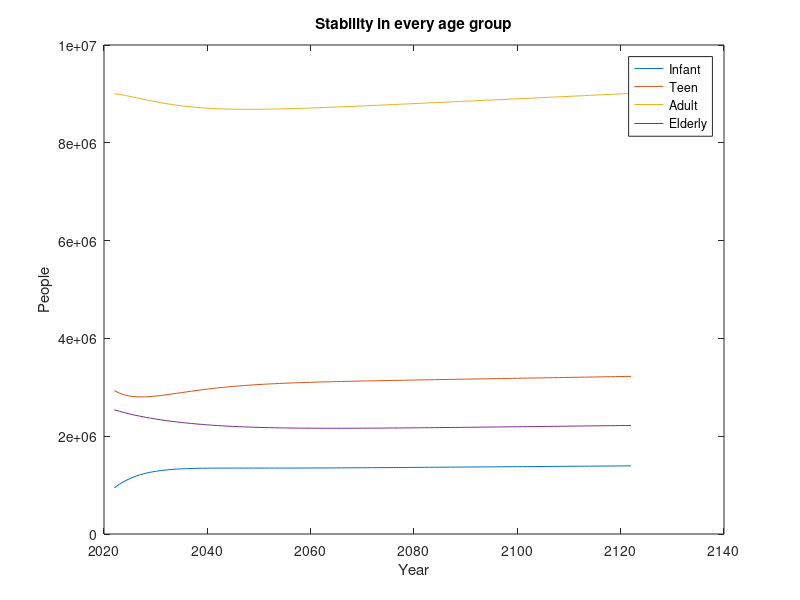

Write the MATLAB code that produced this figure.
b = 2.6; 
dc = 0.1; 
da = 0.1; 
N1= 943187;
N2 = 2932312;
N3 = 9005069;
N4 = 2539419;
N = [N1; N2; N3; N4];

L = [ (1 - dc/100)*5/6, 0, b/100, 0; (1 - dc/100)*1/6, 13/14, 0, 0; 0, 1/14, 39/40, 0; 0, 0, 1/40, (1 - da/100)*9/10 ];

for n = 1:100
    N(:, n + 1) = L * N(:, n);
end

years = 2022:2122;
plot(years, N)
title('Stability in every age group')
xlabel('Year')
ylabel('People')
legend('Infant', 'Teen', 'Adult', 'Elderly')